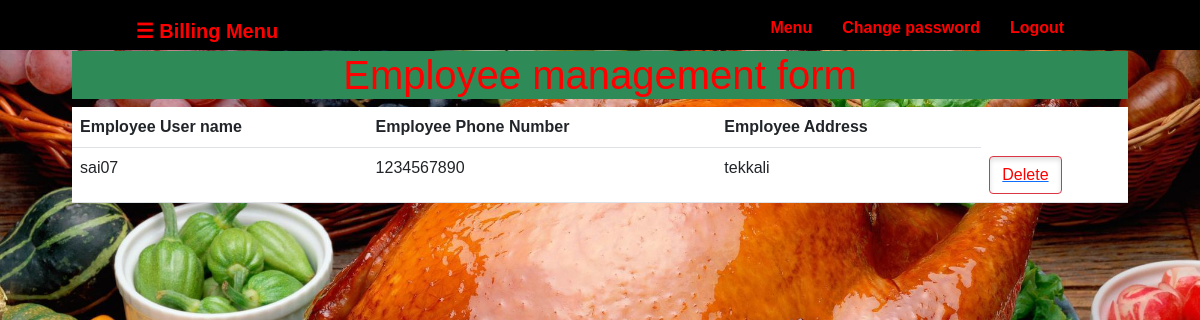
/project/empdet1/ (signed in), run on the app's committed database.
### food_billing_system_app/models.py (models this page shows, shortened)
class User1(models.Model):
	user=models.CharField(max_length=100,null=True)
	phone = models.CharField(max_length=100,null=True)
	address = models.CharField(max_length=100,null=True)

### food_billing_system_app/views.py (the view)
# urls.py: path("empdet1/",views.empdet1,name="empdet1"),
def empdet1(request):
	data1=User.objects.all()
	data = User1.objects.all()
	data2= User1.objects.filter(user=request.user)
	return render(request,"empdet1.html",{"data":data2})

### food_billing_system_app/templates/empdet1.html
{% extends "base2.html" %}
{% block foo %}
{% load static %}
<center>
<h1 style="background-color: seagreen; color: red;">Employee management form</h1>
<table class="table " style="background-color: white;">
			<tr>
				<th>Employee User name</th>
				<th>Employee Phone Number</th>
				<th>Employee Address</th>
			</tr>
			{% for i in data %}
			<tr>
					<td>{{i.user}}</td>
					<td>{{i.phone}}</td>
					<td>{{i.address}}</td>
					<td><button class="btn btn-outline-danger btn-link"><a href="{% url 'delete2' i.id %}">Delete</a></button></td>
			</tr>
			{% endfor %}
		</table>
</center>
{% endblock %}

### food_billing_system_app/static/css/index.css (style rules this page uses)
#BG { background-attachment: fixed; background-repeat: no-repeat; background-size: 100% 100%; }
body { margin: 0; padding: 0; font-family: sans-serif; }
a { text-decoration: none; background-color: transparent; color:red; }
button { color: #fff; background-color: #c9302c; border-color: #ac2925; box-shadow: inset 0 3px 5px rgba(0, 0, 0, .125); padding: 10px 16px; font-size: 18px; border-radius: 6px; }

### data on the page
User1: user "sai07", phone "1234567890", address "tekkali"
